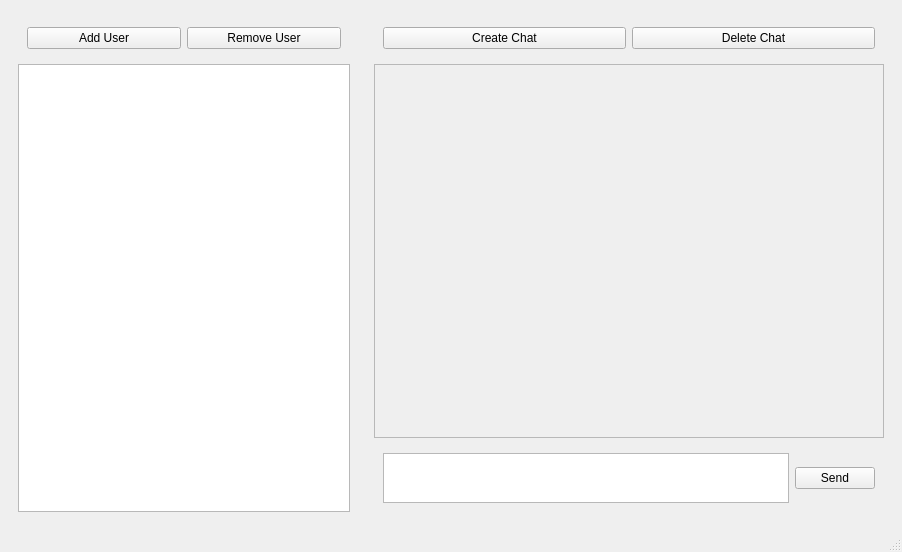
<?xml version="1.0" encoding="UTF-8"?>
<ui version="4.0">
 <class>aspm</class>
 <widget class="QMainWindow" name="aspm">
  <property name="geometry">
   <rect>
    <x>0</x>
    <y>0</y>
    <width>902</width>
    <height>552</height>
   </rect>
  </property>
  <property name="windowTitle">
   <string>MainWindow</string>
  </property>
  <widget class="QWidget" name="centralwidget">
   <layout class="QHBoxLayout" name="horizontalLayout_2">
    <item>
     <layout class="QHBoxLayout" name="horizontalLayout">
      <item>
       <widget class="QWidget" name="widget" native="true">
        <property name="sizePolicy">
         <sizepolicy hsizetype="Expanding" vsizetype="Expanding">
          <horstretch>0</horstretch>
          <verstretch>0</verstretch>
         </sizepolicy>
        </property>
        <property name="minimumSize">
         <size>
          <width>300</width>
          <height>0</height>
         </size>
        </property>
        <property name="maximumSize">
         <size>
          <width>350</width>
          <height>16777215</height>
         </size>
        </property>
        <layout class="QVBoxLayout" name="verticalLayout_2">
         <item>
          <widget class="QWidget" name="widget_3" native="true">
           <layout class="QHBoxLayout" name="horizontalLayout_4">
            <item>
             <widget class="QPushButton" name="pushButton">
               <property name="cursor">
                <cursorShape>PointingHandCursor</cursorShape>
               </property>
                <property name="autoDefault">
                 <bool>false</bool>
                </property>
              <property name="text">
               <string>Add User</string>
              </property>
             </widget>
            </item>
            <item>
             <widget class="QPushButton" name="pushButton_2">
              <property name="cursor">
               <cursorShape>PointingHandCursor</cursorShape>
              </property>
                <property name="autoDefault">
                 <bool>false</bool>
                </property>
              <property name="text">
               <string>Remove User</string>
              </property>
             </widget>
            </item>
           </layout>
          </widget>
         </item>
         <item>
          <widget class="QListWidget" name="listWidget">
           <property name="minimumSize">
            <size>
             <width>0</width>
             <height>0</height>
            </size>
           </property>
          </widget>
         </item>
        </layout>
       </widget>
      </item>
      <item>
       <widget class="QWidget" name="widget_2" native="true">
        <layout class="QVBoxLayout" name="verticalLayout">
         <item>
          <widget class="QWidget" name="widget_4" native="true">
           <layout class="QHBoxLayout" name="horizontalLayout_5">
            <item>
             <widget class="QPushButton" name="pushButton_3">
              <property name="cursor">
               <cursorShape>PointingHandCursor</cursorShape>
              </property>
                <property name="autoDefault">
                 <bool>false</bool>
                </property>
              <property name="text">
               <string>Create Chat</string>
              </property>
             </widget>
            </item>
            <item>
             <widget class="QPushButton" name="pushButton_4">
              <property name="cursor">
               <cursorShape>PointingHandCursor</cursorShape>
              </property>
                <property name="autoDefault">
                 <bool>false</bool>
                </property>
              <property name="text">
               <string>Delete Chat</string>
              </property>
             </widget>
            </item>
           </layout>
          </widget>
         </item>
         <item>
          <widget class="QScrollArea" name="message_area">
           <property name="widgetResizable">
            <bool>true</bool>
           </property>
           <widget class="QWidget" name="scrollAreaWidgetContents">
            <property name="geometry">
             <rect>
              <x>0</x>
              <y>0</y>
              <width>497</width>
              <height>329</height>
             </rect>
            </property>
           </widget>
          </widget>
         </item>
         <item>
          <widget class="QFrame" name="message_frame">
           <property name="frameShape">
            <enum>QFrame::Shape::NoFrame</enum>
           </property>
           <property name="frameShadow">
            <enum>QFrame::Shadow::Raised</enum>
           </property>
           <layout class="QHBoxLayout" name="horizontalLayout_3">
            <item>
             <widget class="QPlainTextEdit" name="message_text">
              <property name="sizePolicy">
               <sizepolicy hsizetype="Expanding" vsizetype="Maximum">
                <horstretch>0</horstretch>
                <verstretch>0</verstretch>
               </sizepolicy>
              </property>
              <property name="minimumSize">
               <size>
                <width>400</width>
                <height>50</height>
               </size>
              </property>
              <property name="maximumSize">
               <size>
                <width>1000</width>
                <height>100</height>
               </size>
              </property>
             </widget>
            </item>
            <item>
             <widget class="QPushButton" name="send_button">
              <property name="cursor">
               <cursorShape>PointingHandCursor</cursorShape>
              </property>
              <property name="text">
               <string>Send</string>
              </property>
             </widget>
            </item>
           </layout>
          </widget>
         </item>
        </layout>
       </widget>
      </item>
     </layout>
    </item>
   </layout>
  </widget>
  <widget class="QStatusBar" name="statusbar"/>
  <action name="actionAccount">
   <property name="text">
    <string>Account</string>
   </property>
  </action>
 </widget>
 <resources/>
 <connections/>
</ui>
